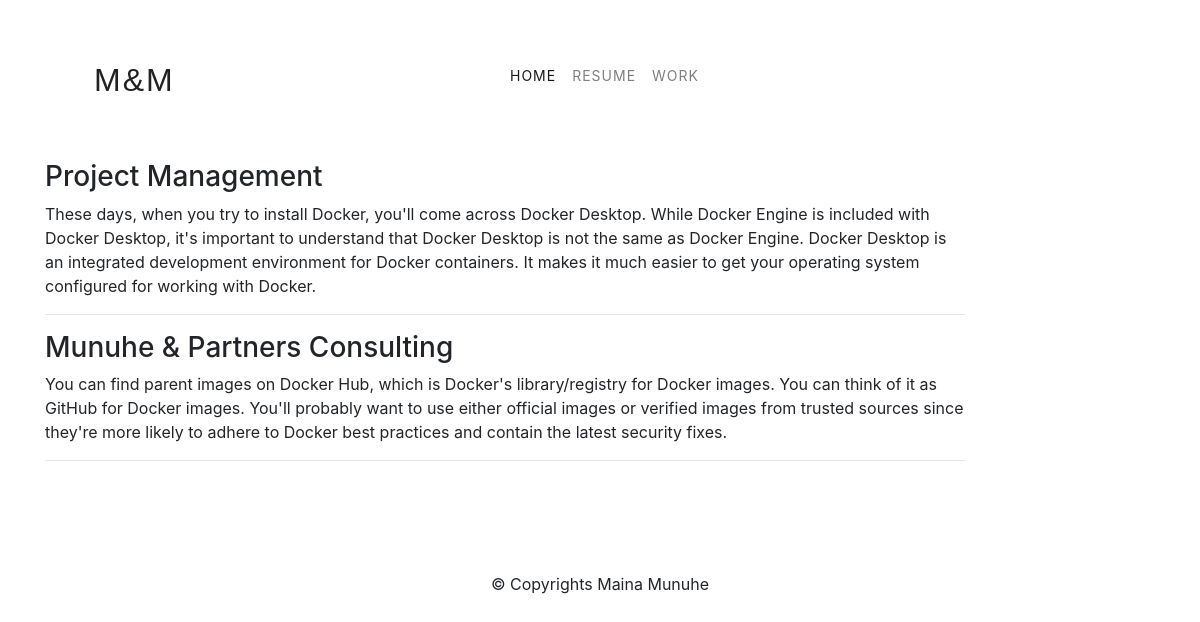
The page /portfolio/ on the database its author committed.
### info/models.py (models this page shows, shortened)
class Project(models.Model):
    name = models.CharField(max_length=100)
    slug = models.SlugField(max_length=150)
    title = models.CharField(max_length=100)
    date_done = models.DateTimeField(auto_now_add=True)
    comment = models.TextField()

### info/views.py (the view)
# urls.py: path('portfolio/', views.portfolio, name='portfolio'),
def portfolio(request):
    projects = Project.objects.all()
    context = {'projects': projects}
    return render(request, 'info/portfolio.html', context)

### info/templates/info/portfolio.html (shortened to what this page needs)
{% extends 'base.html' %}
{% load static %}
{% block content %}
{% include 'navbar.html' %}
<div id="portfolio" class="text-center paddsection">
    <div class="container">
      <div class="row">
             {% for project in projects %}
          <div class="col-md-10">
               <h3 class="text-left">{{project.title}}</h3>
                <p class="text-left">{{ project.comment }}</p>
            <hr>
            </div>
            {% endfor %}
          </div>
        </div>
      </div>
   </div>
  {% endblock content %}

### info/templates/base.html (shortened to what this page needs)
{% load static %}
{% load bootstrap4 %}
{% load static %}
<!DOCTYPE html>
<html>
    <head>
        <link type='text/css' href="{% static "/css/style.css" %}" rel="stylesheet">
        {% bootstrap_css %}
   </head>
    <body>
        <div id="content">
        {% block content %}
        {% endblock %}
        {% include 'footer.html' %}
    </body>
</html>

### info/templates/navbar.html (shortened to what this page needs)
{% load static %}
<nav id='navbar' class="navbar navbar-expand-lg navbar-light" style="background: transparent;
height: 20vh; z-index: 997; width: 87vw; margin: auto;
">
<h1 id='logo'>
  <a href="/"class='logo'>M&M</a>
</h1>
    <div class="collapse navbar-collapse" id="navbarSupportedContent">
      <ul class="navbar-nav mr-auto">
        <li class="nav-item active">
          <a class="nav-link" href="/">Home <span class="sr-only">(current)</span></a>
        </li>
      <li class="nav-item">
          <a class="nav-link" target='_blank' href="{% url 'info:resume'%}">Resume</a>
        </li>
        <li class="nav-item">
          <a class="nav-link" href="{% url 'info:portfolio'%}">Work</a>
        </li>
     </ul>
   </div>
  </nav>

### info/templates/footer.html
{% load static %}
<footer>
    <p>&copy; Copyrights Maina Munuhe</p>
</footer>

### static/css/style.css (style rules this page uses)
* { padding: 0px; margin: 0px; box-sizing: border-box; }
body { font-family: "Open Sans", sans-serif; color: #444444; background-attachment: fixed; }
a { text-decoration: none; }
#logo { color: purple; font-weight: 700; margin: 5px; }
.navbar .navbar-nav { display: flex; flex-direction: column; justify-content: space-between; }
.navbar .navbar-collapse { text-align: center; }
#logo { font-family: "Raleway", sans-serif; font-size: 32px; margin: 0; padding: 0; line-height: 1; font-weight: 400; letter-spacing: 2px; width: 34vw; text-transform: uppercase; }
#logo a { text-decoration: none; color: #222222; }
.nav-link { text-transform: uppercase; font-size: 14px; }
.resume-item p, li { letter-spacing: 1px; line-height: 1.4em; font-size: 16px; margin-bottom: 7px; }
.row { margin: 0px; display: flex; flex-direction: column; }
#portfolio { position: relative; padding-bottom: 50px; }
footer { width: 100%; padding:45px 0px 15px 0px; bottom: 0; text-align: center; }

### rows shown on the page
Project: title "Project Management", comment "These days, when you try to install Docker, you'll come across Docker Desktop. While Docker Engine is included with Docker Desktop, it's important to understand that Docker Desktop is not the same as Docker Engine. Docker Desktop is an integrated development environment for Docker containers. It makes it much easier to get your operating system configured for working with Docker."
Project: title "Munuhe & Partners Consulting", comment "You can find parent images on Docker Hub, which is Docker's library/registry for Docker images. You can think of it as GitHub for Docker images. You'll probably want to use either official images or verified images from trusted sources since they're more likely to adhere to Docker best practices and contain the latest security fixes."
